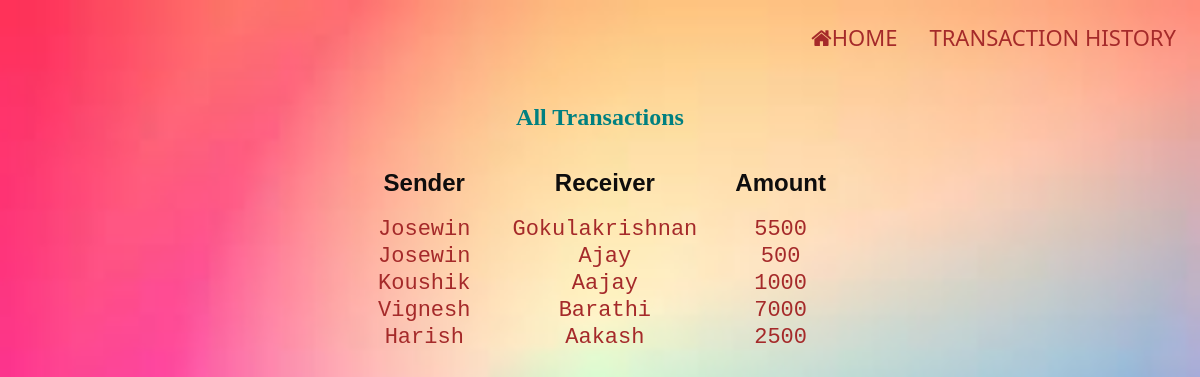
The page /history.php on the database its author committed.
### tables this page shows
CREATE TABLE `transaction` (
  `sender` varchar(50) NOT NULL,
  `receiver` varchar(50) NOT NULL,
  `amount` double DEFAULT NULL
);

### history.php (the view, shortened to what this page needs)
<?php
$con=mysqli_connect('localhost','id15714249_746736736598','ZOdgfcHg+<4f2*Zy','id15714249_342865863578236');
$q="select * from transaction";
$result=mysqli_query($con,$q);
?>
<!DOCTYPE html>
<html>
	<head>
		<link rel="stylesheet" href="https://cdnjs.cloudflare.com/ajax/libs/font-awesome/4.7.0/css/font-awesome.min.css">
	<link rel="stylesheet" href="history.css">
	 <link rel="stylesheet" href="header.css" >
	</head>
	<body>
	  <div class="topnav">
  <a href="history.php">TRANSACTION HISTORY</a>
 <a href="index.php"><i class="fa fa-home"></i>HOME</a>
</div>
		<br>
		<h2 style="color:teal; text-align:center">All Transactions</h2>
		<table >
			<tr>
				<th>Sender</th>
				<th>Receiver</th>
				<th>Amount</th>
			</tr>
			<tr>
			<?php while($row = $result->fetch_assoc()) { ?>
			<tr >
				<td><?php echo $row["sender"]; ?></td>
				<td><?php echo $row["receiver"]; ?></td>
				<td><?php echo $row["amount"]; ?></td>
			</tr>
			<?php } ?>
		</table>
		<br>
		<br>
	</body>
</html>

### history.css (style rules this page uses)
table { text-align:center; margin-left: auto; margin-right: auto; }
th { color: rgb(14, 13, 13); font-family: Arial, Helvetica, sans-serif; font-size:24px; padding:16px; }
td { text-align:center; font-size:22px; font-family: "Lucida Console", "Courier New", monospace; color:brown; padding: 0px 20px 0px 20px; }
tr { transition: background 0.3s, box-shadow 0.3s; }

### header.css (style rules this page uses)
.topnav { overflow: hidden; }
.topnav a { float: right; color: brown; text-align: center; padding: 14px 16px; text-decoration: none; font-size: 22px; font-family: 'Segoe UI', Tahoma, Geneva, Verdana, sans-serif; }

### history.php (style rules this page uses)
body { background-image: url("bg.jpg"); background-repeat: no-repeat; background-size: 100%; }

### rows shown on the page
transaction: sender "Josewin", receiver "Gokulakrishnan", amount "5500"
transaction: sender "Josewin", receiver "Ajay", amount "500"
transaction: sender "Koushik", receiver "Aajay", amount "1000"
transaction: sender "Vignesh", receiver "Barathi", amount "7000"
transaction: sender "Harish", receiver "Aakash", amount "2500"
